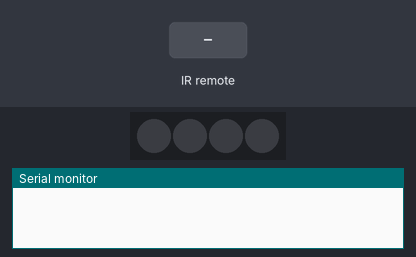
Recording of a sketch running on a simulated Arduino Uno, built with avr-gcc and run on an emulated ATmega328P. Parts: 4 RGB LEDs in strip order, left to right, the last lines printed to the serial monitor. The inputs (shaded band) are chosen by the test bench. Dim RGB values are drawn brighter than linear.

Above: at 1.2 s.
1.3 s: infrared code 0xFF02FD received
At 1.35 s:
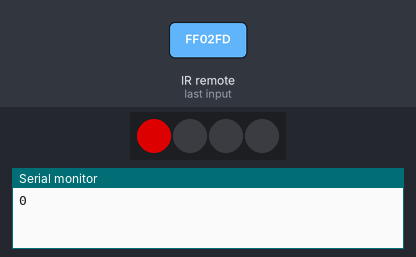
4.3 s: infrared code 0xFFA25D received
At 4.78 s:
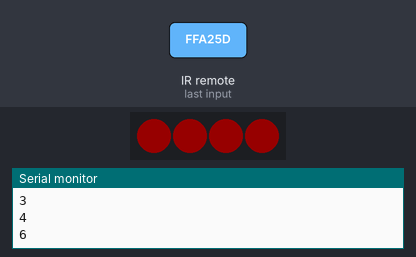
7.3 s: infrared code 0xFF629D received
At 7.56 s:
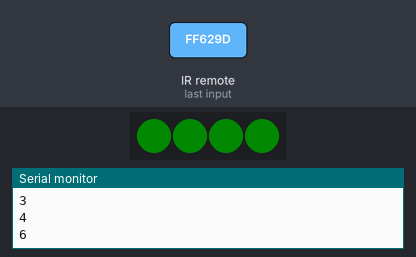
10.3 s: infrared code 0xFFE21D received
At 10.46 s:
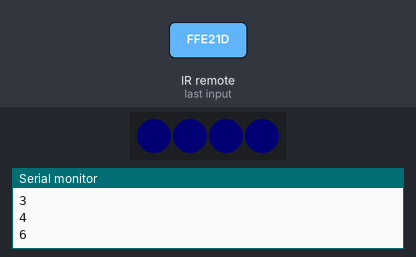
13.3 s: infrared code 0xFF38C7 received
At 14.0 s:
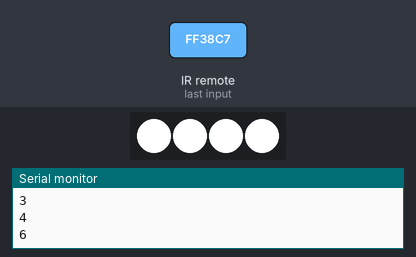
14.8 s: infrared code 0xFF02FD received
At 14.85 s:
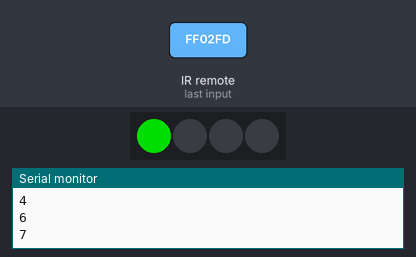
Timing chart, 0 to 18.8 s (numbered marks = the images above; inputs shaded):
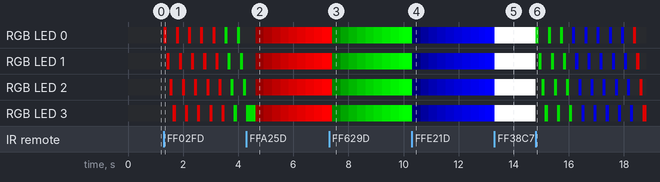

Measured:
- after the input at 1.3 s, RGB LED 0: off → RGB(150, 0, 0) at once, → off 0.11 s later, → RGB(150, 0, 0) 0.33 s later, → off 0.11 s later, … (14 changes in this stretch); RGB LED 1: off → RGB(150, 0, 0) after 0.11 s, → off 0.11 s later, → RGB(150, 0, 0) 0.33 s later, → off 0.11 s later, … (14 changes in this stretch)
- after the input at 7.3 s, RGB LED 0–3: RGB(255, 0, 0) → RGB(0, 10, 0) after 0.11 s, → RGB(0, 39, 0) 0.30 s later, → RGB(0, 68, 0) 0.30 s later, → RGB(0, 97, 0) 0.30 s later, … (10 changes in this stretch)
- after the input at 10.3 s, RGB LED 0–3: RGB(0, 255, 0) → RGB(0, 0, 1) at once, → RGB(0, 0, 30) 0.30 s later, → RGB(0, 0, 59) 0.30 s later, → RGB(0, 0, 88) 0.30 s later, … (10 changes in this stretch)
- after the input at 13.3 s, RGB LED 0–3: RGB(0, 0, 255) → RGB(255, 255, 255) at once
- after the input at 14.8 s, RGB LED 0: RGB(255, 255, 255) → RGB(0, 150, 0) at once, → off 0.11 s later, → RGB(0, 150, 0) 0.33 s later, → off 0.11 s later, … (18 changes in this stretch); RGB LED 1: RGB(255, 255, 255) → off at once, → RGB(0, 150, 0) 0.11 s later, → off 0.11 s later, → RGB(0, 150, 0) 0.33 s later, … (19 changes in this stretch)

The sketch:

project7.ino
```cpp
#include "IRremote.h"
#include <Adafruit_NeoPixel.h>
#define NUMPIXELS 4 // Number of 2812 lamps
#define  RGB_PIN            13 // 2812 pin definition  13
#define  receiver           2  //  2

Adafruit_NeoPixel pixels(NUMPIXELS, RGB_PIN, NEO_GRB + NEO_KHZ800);//Creating light objects

IRrecv irrecv(receiver);     // create instance of 'irrecv'
decode_results results;      // create instance of 'decode_results'


//Variable definition
int count_R=0;
int count_G=0;
int count_B=0;
int count_key=0;
int Press=0;
int rotate=0;

//Initialization function
void setup ()
{

	pinMode(receiver,INPUT);

	pixels.begin(); // Initialize 2812 library functions
	pixels.show();

	irrecv.enableIRIn(); // Start the receiver

	Serial.begin(9600);
}


void loop()
{
  if (irrecv.decode(&results)) // have we received an IR signal?
  {
    translateIR();
    //Serial.println(count_key);
    irrecv.resume(); // receive the next value
  }
	pixels.clear(); // Lighting function
	RGB();          //RGB function

}

void RGB()
{
	switch(count_key)    //Number of key presses
	{
		case 1 :         //The red light is on
			delay(10);
			count_R++;
			if(count_R>=255)count_R=255;
			count_G=0;
			count_B=0;
			pixels.setPixelColor(0, pixels.Color(count_R, 0, 0));
			pixels.setPixelColor(1, pixels.Color(count_R, 0, 0));
			pixels.setPixelColor(2, pixels.Color(count_R, 0, 0));
			pixels.setPixelColor(3, pixels.Color(count_R, 0, 0));
			pixels.show();
			break;
		case 2 :         //The green light is on
			delay(10);
			count_G++;
			if(count_G>=255)count_G=255;
			count_R=0;
			count_B=0;
			pixels.setPixelColor(0, pixels.Color(0, count_G, 0));
			pixels.setPixelColor(1, pixels.Color(0, count_G, 0));
			pixels.setPixelColor(2, pixels.Color(0, count_G, 0));
			pixels.setPixelColor(3, pixels.Color(0, count_G, 0));
			pixels.show();
			break;
		case 3 :          //The blue light is on
			delay(10);
			count_B++;
			if(count_B>=255)count_B=255;
			count_R=0;
			count_G=0;
			pixels.setPixelColor(0, pixels.Color(0, 0, count_B));
			pixels.setPixelColor(1, pixels.Color(0, 0, count_B));
			pixels.setPixelColor(2, pixels.Color(0, 0, count_B));
			pixels.setPixelColor(3, pixels.Color(0, 0, count_B));
			pixels.show();
			break;
		case 4 :          //The white light is on
			//delay(100);
			pixels.setPixelColor(0, pixels.Color(255, 255, 255));
			pixels.setPixelColor(1, pixels.Color(255, 255, 255));
			pixels.setPixelColor(2, pixels.Color(255, 255, 255));
			pixels.setPixelColor(3, pixels.Color(255, 255, 255));
			pixels.show();
			break;
		case 5 :          //Turn off the light
			pixels.setPixelColor(0, pixels.Color(0, 0, 0));
			pixels.setPixelColor(1, pixels.Color(0, 0, 0));
			pixels.setPixelColor(2, pixels.Color(0, 0, 0));
			pixels.setPixelColor(3, pixels.Color(0, 0, 0));
			pixels.show();
			break;
		case 6 :      //Red, green and blue flicker alternately
		Serial.println(rotate);
		if(rotate<=4)
		{
			for (int j=0;j<=3;j++)
			{
				pixels.setPixelColor(j, pixels.Color(150, 0, 0));
				pixels.show();
				delay(100);
				pixels.setPixelColor(j, pixels.Color(0, 0, 0));
				pixels.show();
				delay(10);
			}
			rotate++;
		}
		if((rotate>=5)&&(rotate<10))
		{
			for (int j=0;j<=3;j++)
			{
				pixels.setPixelColor(j, pixels.Color(0, 150, 0));
				pixels.show();
				delay(100);
				pixels.setPixelColor(j, pixels.Color(0, 0, 0));
				pixels.show();
				delay(10);
			}
			rotate++;
		}
		if(rotate>=10)
		{
			for (int j=0;j<=3;j++)
			{
				pixels.setPixelColor(j, pixels.Color(0, 0, 150));
				pixels.show();
				delay(100);
				pixels.setPixelColor(j, pixels.Color(0, 0, 0));
				pixels.show();
				delay(10);
			}
			rotate++;
		}
		if(rotate>=15)rotate=0;
		break;

		default : break;
	}


}

void translateIR() // takes action based on IR code received
{
  switch(results.value)
  {
	case 0XFFA25D: count_key=1; break;  //Key 1 received
	case 0XFF629D: count_key=2; break;  //Key 2 received
	case 0XFFE21D: count_key=3; break;  //Key 3 received
	case 0XFF38C7:                      //Key OK received
	if(count_key==4)count_key=5;
	else count_key=4;break;
	case 0XFF02FD : count_key =6;break;  //Key 5 received
	default: break;
  }

} //END translateIR
```
